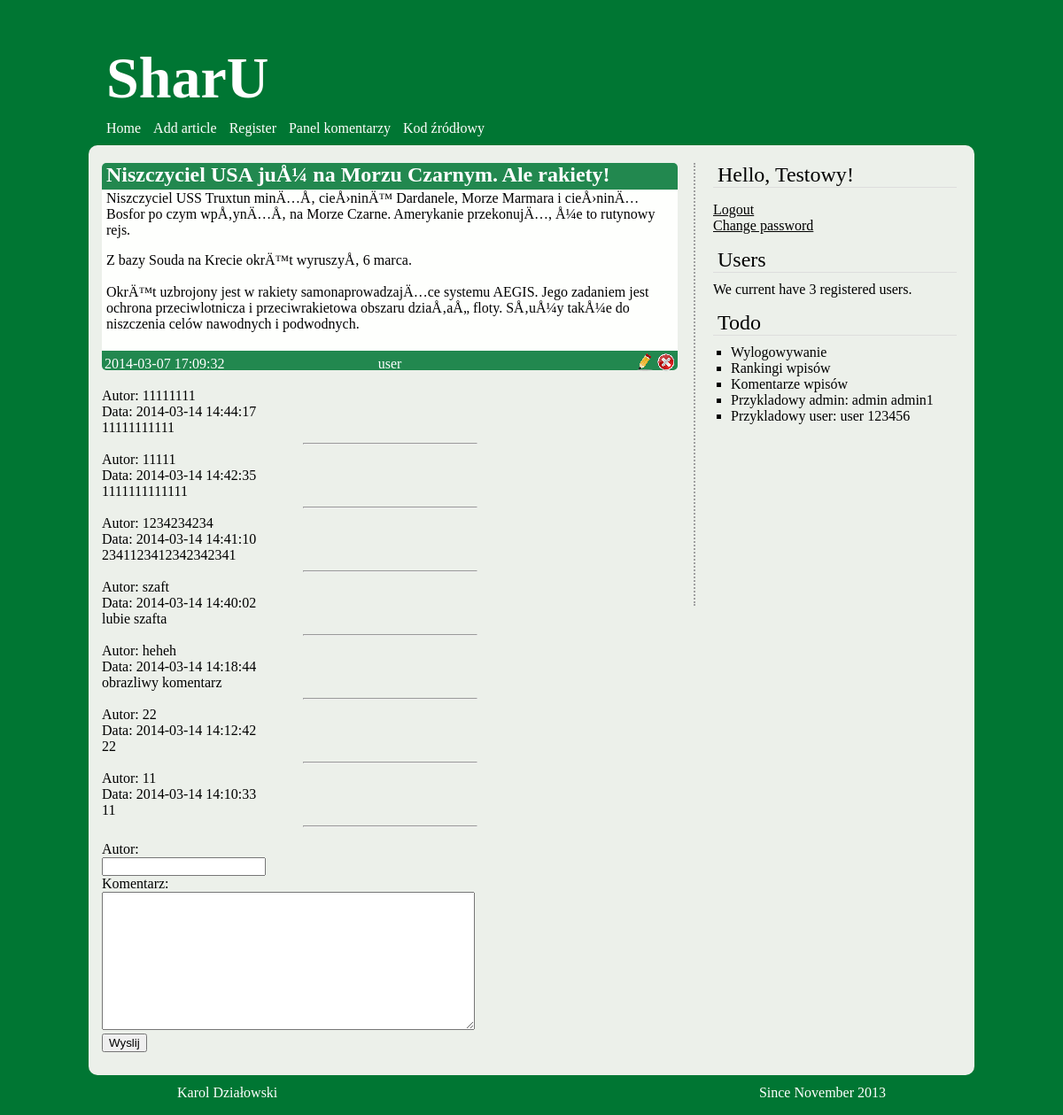
The page /index.php?id=11 (signed in) on the database its author committed.
### tables this page shows
CREATE TABLE IF NOT EXISTS `articles` (
  `id` int(11) NOT NULL AUTO_INCREMENT,
  `title` text NOT NULL,
  `content` text NOT NULL,
  `excerpt` text NOT NULL,
  `author` text NOT NULL,
  `date` timestamp NOT NULL DEFAULT CURRENT_TIMESTAMP,
  PRIMARY KEY (`id`)
);

CREATE TABLE IF NOT EXISTS `comments` (
  `id` int(11) NOT NULL AUTO_INCREMENT,
  `article_id` int(11) NOT NULL,
  `content` text NOT NULL,
  `author` varchar(255) NOT NULL,
  `date` timestamp NOT NULL DEFAULT CURRENT_TIMESTAMP,
  `active` int(11) NOT NULL DEFAULT '0',
  PRIMARY KEY (`id`)
);

CREATE TABLE IF NOT EXISTS `users` (
  `user_id` int(11) NOT NULL AUTO_INCREMENT,
  `username` varchar(32) NOT NULL,
  `password` varchar(32) NOT NULL,
  `first_name` varchar(100) NOT NULL,
  `last_name` varchar(100) NOT NULL,
  `email` varchar(255) NOT NULL,
  `active` int(11) NOT NULL DEFAULT '1',
  `moderator` int(11) NOT NULL DEFAULT '0',
  PRIMARY KEY (`user_id`)
);

### core/init.php (called while the page is built, shortened)
<?php
require 'functions/users.php';
if (logged_in() === true) {
    $session_user_id = $_SESSION['user_id'];
    $user_data = user_data($session_user_id, 'user_id', 'username', 'password', 'first_name', 'last_name', 'email');
}
?>

### core/functions/users.php (called while the page is built, shortened)
<?php
function user_data($user_id) {
    $user_id = (int) $user_id;
    $func_num_args = func_num_args();
    $func_get_args = func_get_args();
    if ($func_num_args > 1) {
        unset($func_get_args[0]);
        $fields = '`' . implode('`, `', $func_get_args) . '`';
        $data = mysql_fetch_assoc(mysql_query("SELECT $fields FROM `users` WHERE `user_id` = $user_id"));
        return $data;
    }
}
?>

### includes/comments/show.php (the view, shortened to what this page needs)
<?php
$article_id = $_GET['id'];
$result = mysql_query("SELECT MAX(id) as id FROM comments WHERE article_id = '$article_id' AND active = '1'");
$row = mysql_fetch_array($result, MYSQL_ASSOC);
$id = $row["id"];
for ($i = $id; $i > 0; $i--) {
    $result = mysql_query("SELECT author, content, date FROM comments WHERE id=" . $i ." AND article_id = '$article_id'");
    while ($row = mysql_fetch_array($result, MYSQL_NUM)) {
        echo("
            <div class='comment'>
                <li> Autor: $row[0] </li>
                <li> Data: $row[2] </li>
                <li> $row[1] <li>
            ");
        echo "<hr width='30%'>";
    }
}

### includes/articles/show.php (shortened to what this page needs)
<?php
if (isset($_GET['id']) && !empty($_GET['id'])) {
    $result = mysql_query("SELECT id, title, content, excerpt, author, date FROM articles WHERE id=" . $_GET['id']);
    while ($row = mysql_fetch_array($result, MYSQL_NUM)) {
        echo ("
			<div class='news'>
				<div class='tytul'>" . $row[1] . "</div>
				<div class='tresc'>" . $row[2] . "</div>
				<div class='autor'>
				<table style='width: 100%'>
				<tr>
					<td style='width: 33%'>" . $row[5] . "</td>
                                        <td align='center' style='width: 33%'>" . $row[4] . "</td>
					<td align='right' style='width: 33%'><a class='autor' href='edit_article.php?id=" . $_GET['id'] . "'><img src='css/images/edit_ico.png'></a> <a class='autor' href='delete_article.php?id=" . $_GET['id'] . "'><img src='css/images/delete_ico.png'></a> </td>
				</tr>
				</table>
				</div>
			</div>
			");
    }
    include 'includes/comments/show.php';
    ?>
    <form name='comment' action='add_comment.php' method='get'>
        <ul>
            <li>Autor:</li>
            <li> <input type='text' name='author'></input> </li>
            <li> Komentarz: </li>
            <li> <textarea class='ckeditor' name='content' cols='50' rows='10'> </textarea> </li>
            <li> <input type="hidden" name="article_id" value="<?php echo $article_id ?>" </li>
            <li> <input type='submit' value='Wyslij'> </li>
        </ul>
    </form>
<?php
}
?>

### includes/widgets/loggedin.php
<div class="aside">
    <h2 class="widget">Hello, <?php echo $user_data['first_name']; ?>!</h2>
    <form action="login.php" method="post">
        <ul>
            <li> <a href="logout.php">Logout</a> </li>
            <li> <a href="changepassword.php">Change password</a></li>
        </ul>
    </form>
</div>

### css/style.css (style rules this page uses)
body { background-color: #007633; background-size: 100% 100%; }
ul { padding-left: 0px; }
li { list-style-type:none; }
a:link { color: black; }
p { margin-top: 1px; }
div.news { width: 100%; margin-bottom: 20px; }
div.tytul { background-color: #22884F; color: #FFFFFF; height: 30px; border-radius: 5px 5px 0 0; padding-left: 5px; font-size: x-large; font-weight: bold; }
div.tresc { background-color: #FEFFFD; min-height: 10px; padding-left: 5px; margin-bottom: 0px; padding-bottom: 5px; }
div.autor { margin-top: 0px; background-color: #22884F; color: #FFFFFF; height: 22px; border-radius: 0 0 5px 5px; }
a.autor { text-decoration: none; }
a:link.autor { color:#FFFFFF; }
div.aside { margin-bottom: 15px; }
h2.widget { margin: 0 0 10px 0; padding: 0 5px; font-weight: normal; border-bottom: 1px solid #ddd; }

### rows shown on the page
articles: title "Niszczyciel USA juÅ¼ na Morzu Czarnym. Ale rakiety!", content "Niszczyciel USS Truxtun minÄ…Å‚ cieÅ›ninÄ™ Dardanele, Morze Marmara i cieÅ›ninÄ… Bosfor po czym wpÅ‚ynÄ…Å‚ na Morze Czarne. Amerykanie przekonujÄ…, Å¼e to rutynowy rejs. Z bazy Souda na Krecie okrÄ™t wyruszyÅ‚ 6 marca. OkrÄ™t uzbrojony jest w rakiety samonaprowa­dza­jÄ…­ce systemu AEGIS. Jego zadaniem jest ochrona przeciwlot­ni­cza i przeciwrakie­to­wa obszaru dziaÅ‚aÅ„ floty. SÅ‚uÅ¼y takÅ¼e do niszczenia celów nawodnych i podwodnych.", date "2014-03-07 17:09:32", author "user"
comments: author "11111111", date "2014-03-14 14:44:17", content "11111111111"
comments: author "11111", date "2014-03-14 14:42:35", content "1111111111111"
comments: author "1234234234", date "2014-03-14 14:41:10", content "2341123412342342341"
comments: author "szaft", date "2014-03-14 14:40:02", content "lubie szafta"
comments: author "heheh", date "2014-03-14 14:18:44", content "obrazliwy komentarz"
comments: author "22", date "2014-03-14 14:12:42", content "22"
comments: author "11", date "2014-03-14 14:10:33", content "11"
users: first_name "Testowy"

### other values the page prints
$user_count "3"
$suffix "s"
